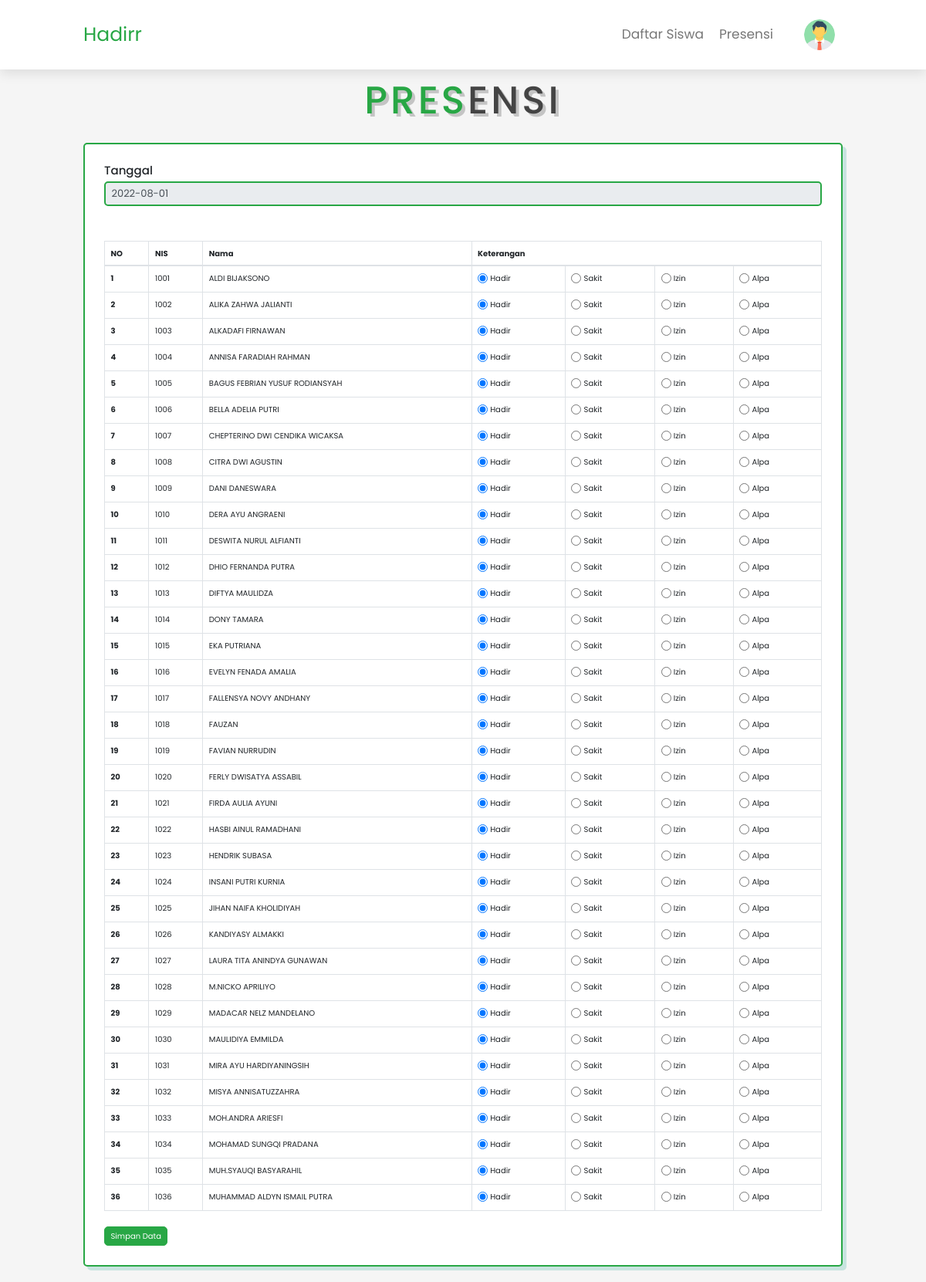
The app's page /user/absensi.php (signed in) with its own data.
### tables this page shows
CREATE TABLE `siswa` (
  `nis` varchar(15) NOT NULL,
  `nama` varchar(300) NOT NULL,
  `jenis_kelamin` varchar(4) NOT NULL,
  `alamat` varchar(200) NOT NULL,
  `id_kelas` int(10) NOT NULL
);

### user/absensi.php (the view, shortened to what this page needs)
<?php
include "../koneksi.php";
?>
<!doctype html>
<html lang="en">
  <head>
    <link rel="stylesheet" href="https://cdnjs.cloudflare.com/ajax/libs/font-awesome/5.15.4/css/all.min.css">
    <link rel="stylesheet" href="../css/style.css">
    <link rel="stylesheet" href="../css/bootstrap.min.css">
    <link rel="stylesheet" href="jquery.datetimepicker.min.css" class="">
  </head>
  <body>
<header class="header">
    <a href="#" class="logo"> <i class=""></i> Hadirr </a>
    <nav class="navbar">
        <a href="index.php">Daftar Siswa</a>
        <a href="absensi.php">Presensi</a>
        <div class="action" onclick="menuToggle();">
        <div class="profile">
            <img src="../img/man.png" alt="">
        </div>
    </div>
    </nav>
</header>
  <section class="services" id="services">
<h1 class="heading"> <span>Pres</span>ensi</h1>
  <div class="box-container">
    <div class="box">
    <form method="GET" action="">
        <h4>Tanggal</h4>
        <input type="" value="<?= date('Y-m-d', time()) ?>" class="form-control" readonly>
        <br>
    </form>
  <br>
          <div class="card-table">
            <br>
            <table class="table table-bordered">
            <form action="" method="post">
              <thead>
                <tr>
                  <th scope="col">NO</th>
                  <th scope="col">NIS</th>
                  <th scope="col">Nama</th>
                  <th colspan="4"> Keterangan </th>
                </tr>
              </thead>
          </div>
              <tbody>
                <?php
                $no = 1;
                $sesi = $_SESSION['username'];
                   $kelas = mysqli_query($koneksi, "SELECT id_kelas FROM ketua WHERE username = '$sesi' ");
                   $qkelas = mysqli_fetch_assoc($kelas);
                   $ketkel = $qkelas['id_kelas'];
                   $ketua = mysqli_query($koneksi, "SELECT * FROM siswa WHERE id_kelas = '$ketkel' ");
                   while($qketua = mysqli_fetch_array($ketua)) {
                ?>
                  <tr id=<?= $qketua['nis'] ?>>
                    <th scope="row"><?= $no ?></th>
                    <td>
                      <?= $qketua['nis'] ?>
                      <?php $set = cekidabsen($koneksi,$qketua['nis']); ?>
                    </td>
                    <td><?= $qketua['nama'] ?> </td>
                    <td>
                      <div class="form-check form-check-inline">
                        <input value="1" <?=cekabsen($koneksi,$qketua['nis'],"1")?> class="form-check-input" type="radio" name="ket<?= $qketua['nis'] ?>" id="" value="hadir" onclick="warna('#FFFFFF','<?= $qketua['nis'] ?>')" checked>
                        <label class="form-check-label" for="">
                          Hadir
                        </label>
                      </div>
                    </td>
                    <td>
                      <div class="form-check form-check-inline">
                        <input value ="2" <?=cekabsen($koneksi,$qketua['nis'],"2")?> class="form-check-input" type="radio" name="ket<?= $qketua['nis'] ?>" id="" value="sakit" onclick="warna('#8CC0DE','<?= $qketua['nis'] ?>')">
                        <label class="form-check-label" for="">
                          Sakit
                        </label>
                      </div>
                    </td>
                    <td>
                      <div class="form-check form-check-inline">
                        <input value="3" <?=cekabsen($koneksi,$qketua['nis'],"3")?>  class="form-check-input" type="radio" name="ket<?= $qketua['nis'] ?>" id="" value="izin" onclick="warna('#FBC687','<?= $qketua['nis'] ?>')">
                        <label class="form-check-label" for="">
                          Izin
                        </label>
                      </div>
                    </td>
                    <td>
                      <div class="form-check form-check-inline">
                        <input value="4" <?=cekabsen($koneksi,$qketua['nis'],"4")?> class="form-check-input" type="radio" name="ket<?= $qketua['nis'] ?>" id="" value="alpha" onclick="warna('#EF9F9F','<?= $qketua['nis'] ?>')">
                        <label class="form-check-label" for="">
                          Alpa
                        </label>
                      </div>
                    </td>
                  </tr>
                <?php $no++;
                } ?>
              </tbody>
                <?php
                if(!empty($set)){
                  ?>
                    <input type="submit" class="btn btn-warning" value="Update Data" name="btnUpdate" />
                  <?php
                } else {
                ?>
            <input type="submit" class="btn btn-success" value="Simpan Data" name="btnAbsen" />
            <?php } ?>
            </div>
  </div>
</section>
  </body>
</html>

### koneksi.php (shortened to what this page needs)
<?php
function cekabsen($koneksi,$nis,$status)
{
    $hariini = strtotime(date('Y-m-d 00:00:00', time()));
    $harinanti = strtotime(date('Y-m-d 24:00:00', time()));
    $q=mysqli_query($koneksi,"select * from absensi where nis = $nis and tanggal between '$hariini' and '$harinanti' limit 1");
    $dt = mysqli_fetch_array($q);
    if (!empty($dt['keterangan']))
    {
        if($dt['keterangan'] == $status)
        {
            echo "checked";
        }else
        {
            echo "";
        }
    }else
    {
        echo "";
    }
}
?>

### css/style.css (style rules this page uses)
:root { --green:#16a085; --black:#444; --light-color:#777; --box-shadow:.5rem .5rem 0 rgba(22, 160, 133, .2); --text-shadow:.4rem .4rem 0 rgba(0, 0, 0, .2); --border:.2rem solid var(--green); }
* { font-family: 'Poppins', sans-serif; margin:0; padding: 0; box-sizing: border-box; outline: none; border: none; text-transform: capitalize; transition: all .2s ease-out; text-decoration: none; }
html { font-size: 62.5%; overflow-x: hidden; scroll-padding-top: 7rem; scroll-behavior: smooth; }
section { padding:2rem 9%; }
section:nth-child(even) { background: #f5f5f5; }
.heading { text-align: center; padding-bottom: 2rem; text-shadow: var(--text-shadow); text-transform: uppercase; color:var(--black); font-size: 5rem; letter-spacing: .4rem; }
.heading span { text-transform: uppercase; color:var(--green); }
.btn { display: inline-block; margin-top: 1rem; padding: .5rem; padding-left: 1rem; border:var(--border); border-radius: .5rem; box-shadow: var(--bx-shadow); color:var(--green); cursor: pointer; font-size: 1.7rem; background: #fff; }
.header { padding:2rem 9%; position: fixed; top:0; left: 0; right: 0; z-index: 1000; box-shadow: 0 .5rem 1.5rem rgba(0, 0, 0, .1); display: flex; align-items: center; justify-content: space-between; background: #fff; }
.header .logo { font-size: 2.5rem; color: var(--black); }
.header .navbar a { font-size: 1.7rem; color: var(--light-color); margin-left: 2rem; }
.action .profile { position: relative; width: 40px; height: 40px; border-radius: 50%; overflow: hidden; cursor: pointer; }
.action .profile img { position: absolute; top: 0; left: 0; width: 100%; height: 100%; object-fit: cover; }
.services .box-container { display: grid; grid-template-columns: repeat(auto-fit, minmax(27rem, 1fr)); gap:2rem; }
.services .box-container .box { background:#fff; border-radius: .5rem; box-shadow: var(--box-shadow); border:var(--border); padding: 2.5rem; }

### user/absensi.php (style rules this page uses)
section { min-height: 500px; padding-top: 10rem; }
.btn { border-radius: 0.50rem; font-size: 1rem; }
.form-control { height: calc(3rem + 2px); border: 2px solid #28a745; border-radius: 0.50rem; font-size: 1.3rem; }
.header .logo { color: #28a745; }
body { background: #f5f5f5; }

### records on screen
siswa: nis "1001", nama "ALDI BIJAKSONO"
siswa: nis "1002", nama "ALIKA ZAHWA JALIANTI"
siswa: nis "1003", nama "ALKADAFI FIRNAWAN"
siswa: nis "1004", nama "ANNISA FARADIAH RAHMAN"
siswa: nis "1005", nama "BAGUS FEBRIAN YUSUF RODIANSYAH"
siswa: nis "1006", nama "BELLA ADELIA PUTRI"
siswa: nis "1007", nama "CHEPTERINO DWI CENDIKA WICAKSA"
siswa: nis "1008", nama "CITRA DWI AGUSTIN"
siswa: nis "1009", nama "DANI DANESWARA"
siswa: nis "1010", nama "DERA AYU ANGRAENI"
siswa: nis "1011", nama "DESWITA NURUL ALFIANTI"
siswa: nis "1012", nama "DHIO FERNANDA PUTRA"
siswa: nis "1013", nama "DIFTYA MAULIDZA"
siswa: nis "1014", nama "DONY TAMARA"
siswa: nis "1015", nama "EKA PUTRIANA"
siswa: nis "1016", nama "EVELYN FENADA AMALIA"
siswa: nis "1017", nama "FALLENSYA NOVY ANDHANY"
siswa: nis "1018", nama "FAUZAN"
siswa: nis "1019", nama "FAVIAN NURRUDIN"
siswa: nis "1020", nama "FERLY DWISATYA ASSABIL"
siswa: nis "1021", nama "FIRDA AULIA AYUNI"
siswa: nis "1022", nama "HASBI AINUL RAMADHANI"
siswa: nis "1023", nama "HENDRIK SUBASA"
siswa: nis "1024", nama "INSANI PUTRI KURNIA"
siswa: nis "1025", nama "JIHAN NAIFA KHOLIDIYAH"
siswa: nis "1026", nama "KANDIYASY ALMAKKI"
siswa: nis "1027", nama "LAURA TITA ANINDYA GUNAWAN"
siswa: nis "1028", nama "M.NICKO APRILIYO"
siswa: nis "1029", nama "MADACAR NELZ MANDELANO"
siswa: nis "1030", nama "MAULIDIYA EMMILDA"
siswa: nis "1031", nama "MIRA AYU HARDIYANINGSIH"
siswa: nis "1032", nama "MISYA ANNISATUZZAHRA"
siswa: nis "1033", nama "MOH.ANDRA ARIESFI"
siswa: nis "1034", nama "MOHAMAD SUNGQI PRADANA"
siswa: nis "1035", nama "MUH.SYAUQI BASYARAHIL"
siswa: nis "1036", nama "MUHAMMAD ALDYN ISMAIL PUTRA"
